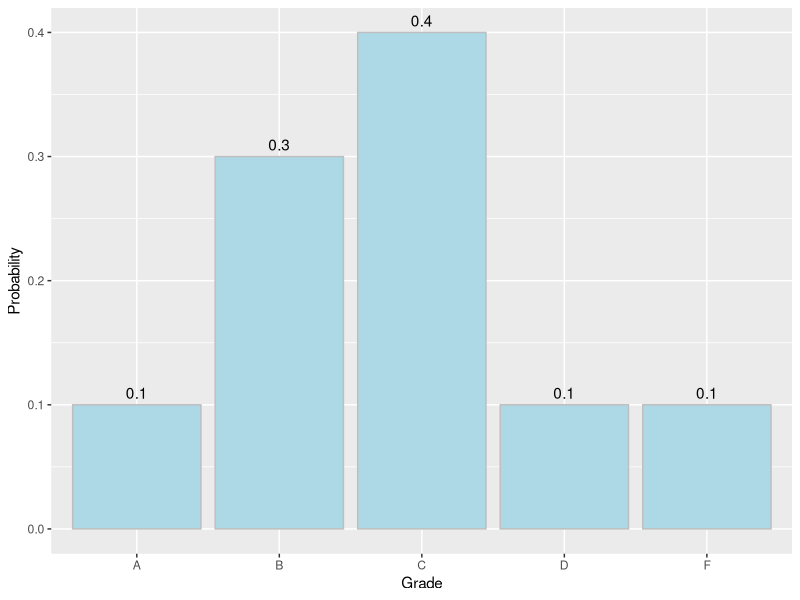

Source code (R):
library(tidyverse)

### Exercise 5.1 - 11
grade_data = tibble(
  Grade = c("A","B","C","D","F"),
  Numerical_score = c(4,3,2,1,0),
  Prob = c(0.10,0.30,0.40,0.10,0.10)
)

## a. Probability distribution -> Positive Skew
ggplot(grade_data,aes(x=factor(Grade),y=Prob)) + 
  geom_bar(stat = "identity",fill="lightblue",color="gray") +
  geom_text(aes(label=Prob),vjust=-0.5) +
  labs(
    x = "Grade",
    y = "Probability"
  )

## b. Convert the probability distribution to a cumulative probability distribution
grade_data |> 
  mutate(
    Cumu_Prob = cumsum(Prob)
  )

## c. What is the probability of earning at least a B in Professor Sanchez’s course?
## This is P(X>=B) = P(X=B) + P(X=A) = 0.3 + 0.1 = 0.4

## d. What is the probability of passing Professor Sanchez’s course?
## This is P(X>=C) = P(X=C) + P(X=B) + P(X=A) = 0.1 + 0.3 + 0.4 = 0.8

### Exercise 5.2 - 27
invest_data = tibble(
  us_eco = c("Good","Fair","Poor"),
  us_prob = c(0.2,0.5,0.3),
  return_eu = c(10,6,-6),
  return_asia = c(18,10,-12)
)

## a. Find the expected value and the standard deviation of returns in Europe and Asia.
eu_summary = invest_data |> 
  mutate(
    x_multiply_prob = return_eu * us_prob
  )
mu_eu = sum(eu_summary$x_multiply_prob) ## = 3.2
eu_summary = eu_summary |> 
  mutate(
    x_minus_mu_square_multiply_prob = (return_eu - mu_eu)**2 * us_prob
  )
var_eu = sum(eu_summary$x_minus_mu_square_multiply_prob) ## = 38.56
sd_eu = sqrt(var_eu) ## = 6.20967

asia_summary = invest_data |> 
  mutate(
    x_multiply_prob = return_asia * us_prob
  )
mu_asia = sum(asia_summary$x_multiply_prob) # = 5
asia_summary = asia_summary |> 
  mutate(
    x_minus_mu_square_multiply_prob = (return_asia - mu_asia)**2 * us_prob
  )
var_asia = sum(asia_summary$x_minus_mu_square_multiply_prob) ## = 133
sd_asia = sqrt(var_asia) ## = 11.53256

## b. What will Janice pick as an investment if she is risk neutral?
## Ans: She will pick Asia over EU as a Risk Neutral, because mu_asia=5 is over mu_eu=3.2

## c. Discuss Janice’s decision if she is risk averse.
## Ans: If she is Risk Averse, she may choose EU over Asia eventhough the average return on EU is lower, because EU is lower risk than Asia (sd_eu=6.20967 is less than sd_asia=11.53256) 


### Exercise 5.4 - 51
minor_fraud_p = 0.0131
serious_fraud_p = 0.0087

### a. What is the probability that there are minor fraudulent activities in fewer than 2 out of 100 transactions? -> Find P(X<=2) by 100 samples
minor_n = 100
minor_x = 2

# Find P(X<=2) by 100 samples - Minor
pbinom(minor_x,minor_n,minor_fraud_p) ## Ans = 0.8558646

# Find P(X<=2) by 100 samples - Minor = P(X=0)+P(X=1)+P(X=2) 
dbinom(0,minor_n,minor_fraud_p)+dbinom(1,minor_n,minor_fraud_p)+dbinom(2,minor_n,minor_fraud_p) ## Ans = 0.8558646

### b. What is the probability that there are serious fraudulent activities in fewer than 2 out of 100 transactions? -> Find P(X<=2) by 100 samples
serious_n = 100
serious_x = 2

# Find P(X<=2) by 100 samples - Serious
pbinom(serious_x,serious_n,serious_fraud_p) ## Ans = 0.9427766

# Find P(X<=2) by 100 samples - Serious = P(X=0)+P(X=1)+P(X=2)
dbinom(0,serious_n,serious_fraud_p)+dbinom(1,serious_n,serious_fraud_p)+dbinom(2,serious_n,serious_fraud_p) ## Ans = 0.9427766
  
### Exercise 5.5 - 67

## a. Calculate the average number of claims filed on a working day.
cliams_per_day = 24584 / 260

## b. What is the probability that exactly 100 claims were filed on a working day?
## Find P(X=100)
dpois(100,cliams_per_day) ## Ans = 0.03417454

## c. What is the probability that no more than 100 claims were filed on a working day?
## Find P(X<=100)
ppois(100,cliams_per_day) ## Ans = 0.7331074


### Exercise 5.6 - 74
S = 8 # Number of Success in Population
N = 40 # Number of Population
n = 3 # Number of randomly selected

## a. Find the probability that none of these students has landed an internship.
## Find P(X=0)
x = 0
dhyper(x,S,N-S,n) ## Ans = 0.5020243

## b. Find the probability that at least one of these students has landed an internship.
## Find P(X>=1) = 1 - P(X=0)
1 - dhyper(x,S,N-S,n) ## Ans = 0.4979757


### Additional Exercise - 82
investment_table = tibble(
  Condition = c("Successful","Some Successful","Failure"),
  Prob = c(0.1,0.4,0.5),
  Return = c(5,2,-4)
)

investment_table = investment_table |> 
  mutate(
    x_Px = Return*Prob
  )

sum(investment_table$x_Px) ### Ans is Expected to loss -0.7 million dollars

### Additional Exercise - 92
## This is Binomial Distribution problem
p = 0.19
n = 30
## a. What is the probability that exactly ten of the employers have eliminated or plan to eliminate perks? -> Find P(X=10)
dbinom(10,n,p) ## Ans = 0.02722757

## b. What is the probability that at least ten employers, but no more than 20 employers, have eliminated or plan to eliminate perks? -> P(X<=20) - P(X<=9)
pbinom(20,n,p) - pbinom(9,n,p) ## Ans = 0.04507909


## c. What is the probability that at most eight employers have eliminated or plan to eliminate perks? -> Find P(X<=8)
pbinom(8,n,p) ## Ans = 0.8996469


### Additional Exercise - 98
## This is Hypergeometric Distribution
## Let's success case is Republican
S = 25
N = 50
n = 10

## a. What is the probability that there will be five Republicans and five Democrats?
## Find P(X=5)
dhyper(5,S,N-S,n) ## Ans = 0.2223625

## b. What is the probability that a majority of the committee will be Republicans?
## Find P(X>5) = P(X<=10) - P(X<=5)
phyper(10,S,N-S,n) - phyper(5,S,N-S,n) ## Ans =  0.688265






